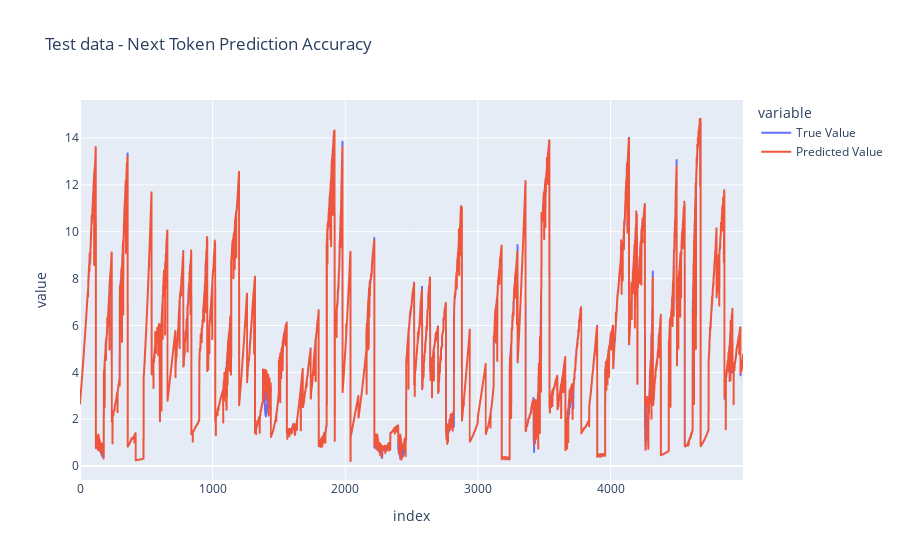

The notebook cell saved with this chart:
### Code cell
dataset_raw= TimeSeriesDatasetRaw(test_episodes, context_window=context_window, vocab_size=vocab_size)
x_batch, y_batch = dataset_raw[range(5_000)]


print(x_batch.shape)

y_predict = learner.predict(x_batch, num_periods=1)[:, -1]


df=pd.DataFrame([y_batch, y_predict]).T
df.columns = ['True Value', 'Predicted Value']
fig = px.line(df, labels={ 'x':['Predicted Value','Predicted Value']}, title='Test data - Next Token Prediction Accuracy')
fig.show()

### Figure 1 — Plotly figure (JSON) as saved in the notebook; plotly's stock layout.template omitted (floating-point values rounded to 4 significant figures; data arrays with more than 128 entries replaced by an {"elided": "..."} marker saying what was removed)
{"data": [{"hovertemplate": "variable=True Value<br>index=%{x}<br>value=%{y}<extra></extra>", "legendgroup": "True Value", "line": {"color": "#636efa", "dash": "solid"}, "marker": {"symbol": "circle"}, "mode": "lines", "name": "True Value", "showlegend": true, "type": "scattergl", "x": {"elided": "5000 int values"}, "xaxis": "x", "y": {"elided": "5000 float values"}, "yaxis": "y"}, {"hovertemplate": "variable=Predicted Value<br>index=%{x}<br>value=%{y}<extra></extra>", "legendgroup": "Predicted Value", "line": {"color": "#EF553B", "dash": "solid"}, "marker": {"symbol": "circle"}, "mode": "lines", "name": "Predicted Value", "showlegend": true, "type": "scattergl", "x": {"elided": "5000 int values"}, "xaxis": "x", "y": {"elided": "5000 float values"}, "yaxis": "y"}], "layout": {"legend": {"title": {"text": "variable"}, "tracegroupgap": 0}, "title": {"text": "Test data - Next Token Prediction Accuracy"}, "xaxis": {"anchor": "y", "domain": [0, 1], "title": {"text": "index"}}, "yaxis": {"anchor": "x", "domain": [0, 1], "title": {"text": "value"}}}}
